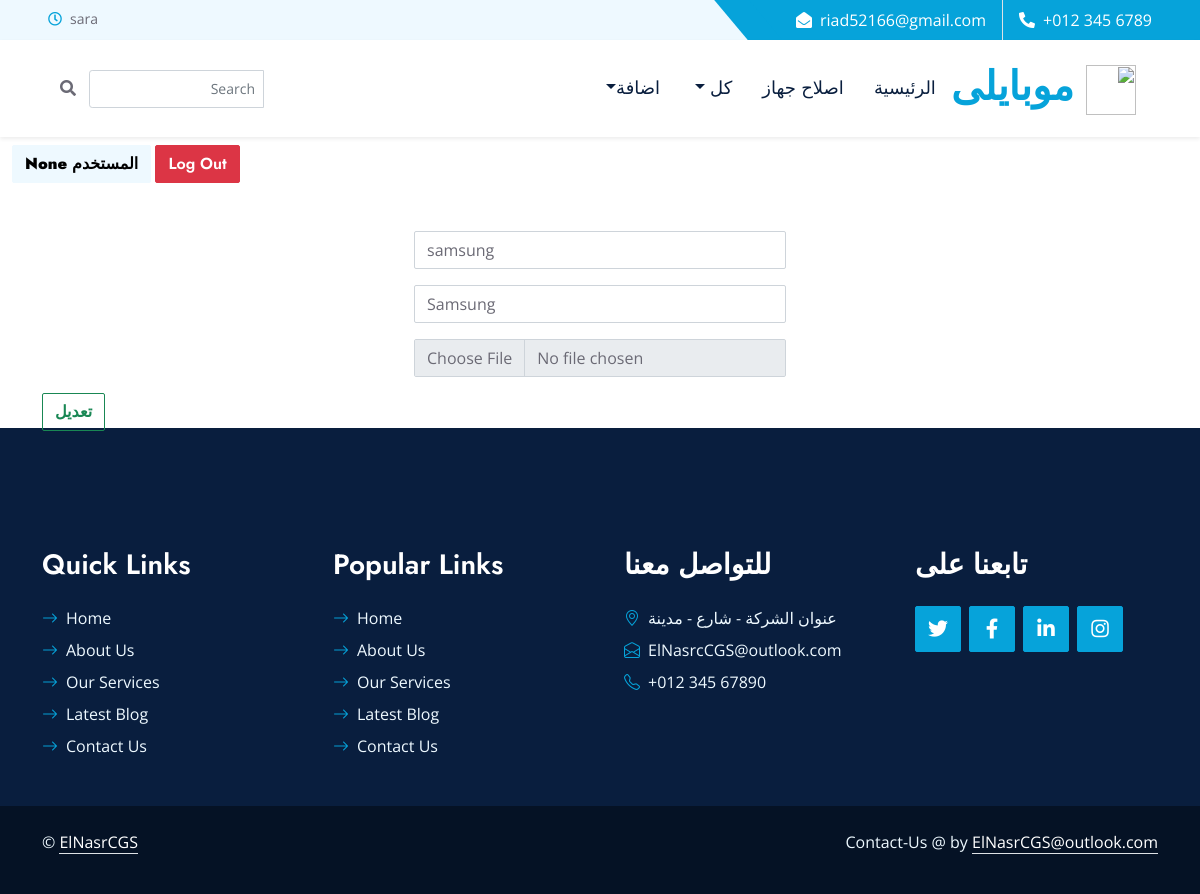
Screenshot of /update/samsung/ (signed in) with the database file from the repository.
### app/profile/models.py (models this page shows, shortened)
class User(AbstractUser):
    is_customer = models.BooleanField(default=False)
    is_tager = models.BooleanField(default=False)

class Profile(models.Model):
    pos_site = (
        ('admin','Admin'),
        ('Customer','Customer'),
        ('Tager','Tager'),
        )
    user = models.OneToOneField(User , on_delete=models.CASCADE)
    first_name = models.CharField(max_length=50 ,verbose_name="الاسم الاول", blank=True, null=True)
    last_name = models.CharField(max_length=50 ,verbose_name="اللقب", blank=True, null=True)
    phone_number = models.CharField(max_length=11,verbose_name="رقم التليفون",null=True , blank=True)
    phone_number2 = models.CharField(max_length=11,verbose_name="رقم التليفون 2",null=True , blank=True)
    addres = models.CharField(max_length=300 ,verbose_name="العنوان", blank=True, null=True)
    area = models.CharField(max_length=50 ,verbose_name="المنقطة", blank=True, null=True)
    mailo = models.EmailField(max_length=254,verbose_name="ايميل (بالشركة)", blank=True, null=True)
    image = models.ImageField(upload_to="Profiles/",verbose_name="صورة شخصية",blank=True, null=True)
    stores = models.ManyToManyField('app.Store',verbose_name="الفروع المسئول عنها",blank=True)
    title = models.CharField(max_length=50 ,verbose_name="المسمى الوظيفى", blank=True, null=True)
    pos_in_store = models.CharField(max_length=50 ,choices=pos_site,verbose_name="صفته بالموقع", blank=True, null=True)
    slug = models.SlugField(("Slug"),blank=True,null=True)

### app/brand/model.py (models this page shows, shortened)
class Brand(models.Model):
    slug = models.SlugField(("Slug"),blank=True,null=True)
    name = models.CharField( choices=brand_name , max_length=100 , verbose_name=('اسم البراند'))
    logo = models.ImageField(upload_to='brandslogo', verbose_name=("Logo Brand"),null=True , blank=True)
    def __str__(self):
        return self.name

### app/brand/view.py (the view)
# urls.py: path('update/<slug:slug>/',update,name='update'),
def update(request,slug):
    try:
        brand = get_object_or_404(Brand , slug=slug)
        print(brand)
    except:
        brand = None
    form = BrandForm(instance=brand)
    if request.method == "POST":
        print("POSTTTTTTTTTTTTTTTT")
        form = BrandForm(request.POST , request.FILES,instance=brand)
        if form.is_valid():
            form.save()
            return redirect('all_brands')
    context = {
        'title':"تعديل فى الجهاز",
        'form':form,
        }
    return render(request,'brand/brand_update.html',context)

### app/forms.py
class BrandForm(forms.ModelForm):
    class Meta:
        model = Brand
        fields =['slug','name','logo']
        widgets ={
           'slug' :forms.TextInput(attrs={'class':'form-control'}),
           'name' :forms.TextInput(attrs={'class':'form-control'}),
           'logo' :forms.FileInput(attrs={'class':'form-control'}),
        }

### templates/brand/brand_update.html (shortened to what this page needs)
{% extends 'base.html' %}
{% load static %}
{% block main %}
{% load bootstrap5 %}
<div class="row">
    <form action="" method="POST" enctype="multipart/form-data">
        {% include 'forms/form_bootstrap.html' %}
        <button class="btn btn-outline-success" type="submit">
            تعديل
        </button>
    </form>
</div>
{% endblock main %}

### templates/parts/header.html (shortened to what this page needs)
{% load static %}
<section class="head">
    <div class="container-fluid bg-light ps-5 pe-0 d-none d-lg-block">
        <div class="row gx-0">
            <div class="col-md-6 text-center text-lg-start mb-2 mb-lg-0">
                <div class="d-inline-flex align-items-center">
                    <small class="py-2"><i class="far fa-clock text-primary me-2"></i>sara</small>
                </div>
            </div>
            <div class="col-md-6 text-center text-lg-end">
                <div class="position-relative d-inline-flex align-items-center bg-primary text-white top-shape px-5">
                    <div class="me-3 pe-3 border-end py-2">
                        <p class="m-0"><i class="fa fa-envelope-open me-2"></i>riad52166@gmail.com</p>
                    </div>
                    <div class="py-2">
                        <p class="m-0"><i class="fa fa-phone-alt me-2"></i>+012 345 6789</p>
                    </div>
                </div>
            </div>
        </div>
    </div>
    <nav dir="rtl" class="justify-content-between navbar rtl navbar-expand-lg bg-white navbar-light shadow-sm px-5 py-3 py-lg-0">
        <a href="{% url 'home'%}" class="navbar-brand p-0">
            <h1 class="m-0 text-primary"> <img width="50px" height="50px" src="{% static 'img/logo.jpg' %}" alt=""> </i>موبايلى</h1>
        </a>
        <div class="collapse navbar-collapse" id="navbarCollapse">
            <div class="navbar-nav ms-auto py-0">
                {% if request.path == "/"%}
                <a href="{% url 'home'%}" class="nav-item nav-link active">الرئيسية</a>
                {% elif request.path == "/all_brands" %}
                {% else %}
                <a href="{% url 'home'%}" class="nav-item nav-link">الرئيسية</a>
                {% endif %}
                <a href="{% url 'fix_device' %}" class="nav-item nav-link">اصلاح جهاز</a>
                <div class="nav-item dropdown">
                    <a href="#" class="nav-link dropdown-toggle" data-bs-toggle="dropdown"> كل </a>
                </div>
                <div class="nav-item dropdown">
                    <a href="#" class="nav-link dropdown-toggle" data-bs-toggle="dropdown">اضافة</a>
                </div>
            </div>
            <form method="GET" action="{%url 'all_devices'%}" class="form-inline ml-3">
                <div class="input-group input-group-sm">
                  <input class="form-control form-control-navbar" name="search_name" type="search" placeholder="Search" aria-label="Search">
                  <div class="input-group-append">
                    <button class="btn btn-navbar" type="submit">
                      <i class="fas fa-search"></i>
                    </button>
                  </div>
                </div>
            </form>
        </div>
    </nav>
    <div class="container-fluid mt-2">
        <div class="row gx-0">
            <div class="col-md-6 text-center text-lg-start mb-2 mb-lg-0">
                {% if user.is_authenticated %}
                <button type="button" class="btn btn-light"><b>{{ user.profile.first_name }}</b> المستخدم </button>
                <a href="{% url 'logout' %}" class="btn btn-danger">Log Out</a> {% endif %}
            </div>
        </div>
    </div>
</section>

### templates/forms/form_bootstrap.html
{% load bootstrap5 %}
{% for field in form %}
<div class="col-md-4 m-auto">
    {% bootstrap_field field show_label=False %}
</div>
{% endfor %}

### app/static/css/style.css (style rules this page uses)
:root { --primary: #06A3DA; --secondary: #F57E57; --light: #EEF9FF; --dark: #091E3E; }
h1, h2, .font-weight-bold { font-weight: 700 !important; }
.btn { font-family: 'Jost', sans-serif; font-weight: 600; transition: .5s; }
.top-shape::before { position: absolute; content: ""; width: 35px; height: 100%; top: 0; left: -17px; background: var(--primary); transform: skew(40deg); }
.navbar-light .navbar-nav .nav-link { font-family: 'Jost', sans-serif; padding: 35px 15px; font-size: 18px; color: var(--dark); outline: none; transition: .5s; }

### rows the page displays
User: profile.first_name "None"
Brand: slug "samsung" "Samsung"
